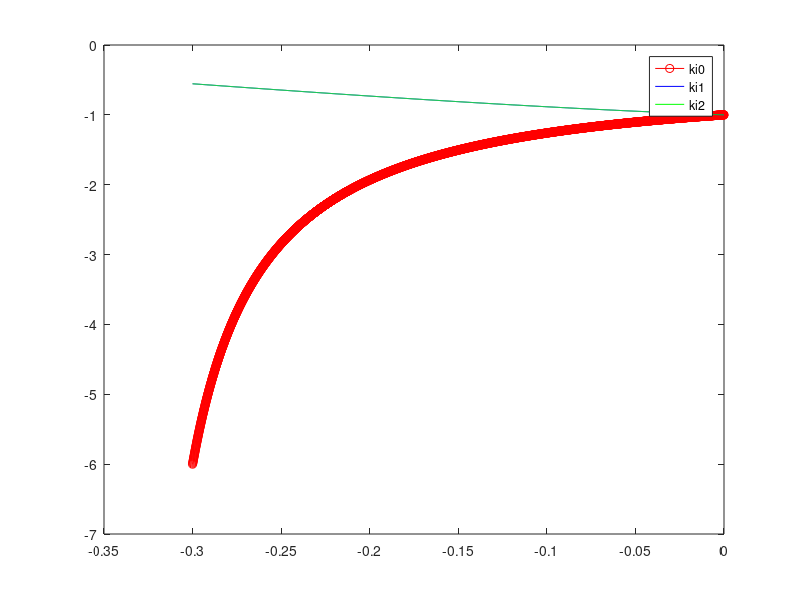

Here is the MATLAB script that generated this plot: (Note: this script raises an error after producing the figure.)
%%% This is comments. Please contact cnpcshangbo@gmail.com
%%%%%%%%%%%%%%%%%%%%%%%%%%%%%%%%%%%%%%%%%%%%%%%%%%%%%
%% The setting parameters.
lamda=-0.3:0.0001:-0;
k=1.0263;%plant parameters. p(s)=\frac{k}{\tau s+1}\frac{1}{s}
tao=0.71;%plant parameters
omega=2.51;%from IO bode plot.
phi=60/180*pi;%from IO bode plot.

%
ki0=tan(atan(1/omega/tao)-phi)./(omega.^(-lamda).*sin(pi*lamda/2)-omega.^(-lamda).*cos(pi*lamda/2)*tan(atan(1/omega/tao)-phi));
%from one equation

% A fomula for the relationship between ki and lamda.
a=tao*omega.^(-2*lamda);
b=-lamda.*sin(pi*lamda/2).*omega.^(-lamda-1)*(omega^2*tao^2+1)+2*tao*omega.^(-lamda).*cos(pi*lamda/2);
c=tao;

ki1=(-b+(b.^2-4*a*c).^0.5)./(2*a);
ki2=(-b-(b.^2-4*a*c).^0.5)./(2*a);
%another equation

figure(1)
plot(lamda, ki0,'or-',lamda, ki1,'b-', lamda, ki2,'g-')
legend('ki0','ki1','ki2')
%%%%%%%%%%%%%%%%%%%%%%%%%%%%%%%%%%%%%%%%%%%%%%%%%%%%%%%
%\lambda=-0.9855;ki2=0.2431
%% solution 1
%lamda=1.818; % get lamda
lamda=-0.9311;
a=tao*omega.^(-2*lamda);
b=-lamda.*sin(pi*lamda/2).*omega.^(-lamda-1)*(omega^2*tao^2+1)+2*tao*omega.^(-lamda).*cos(pi*lamda/2);
c=tao;
ki1=(-b+(b.^2-4*a*c).^0.5)./(2*a);
ki1=0.4302;
disp('ki1:');
disp(ki1);

%% verify the controller 1
ki=ki1;
s=fotf('s');
Jomega=((1+ki*omega.^(-lamda).*cos(pi*lamda/2))^2+(ki*omega.^(-lamda).*sin(pi*lamda/2))^2)^0.5;
kp=omega*(tao^2*omega^2+1)^0.5/Jomega/k; %kp %
disp('kp for ki1:');disp(kp);
c_tf=kp*(1+ki/s^lamda);
p_tf=k/(tao*s+1)/s;
sys_tf=c_tf*p_tf;
figure(2)
bode(sys_tf);
grid on

%% 2
lamda=-0.9855;
a=tao*omega.^(-2*lamda);
b=-lamda.*sin(pi*lamda/2).*omega.^(-lamda-1)*(omega^2*tao^2+1)+2*tao*omega.^(-lamda).*cos(pi*lamda/2);
c=tao;
ki2=(-b-(b.^2-4*a*c).^0.5)./(2*a); %ki
disp('ki2:');disp(ki2);

%% verify the controller 2
ki=ki2;
s=fotf('s');
Jomega=((1+ki*omega.^(-lamda).*cos(pi*lamda/2))^2+(ki*omega.^(-lamda).*sin(pi*lamda/2))^2)^0.5;
kp=omega*(tao^2*omega^2+1)^0.5/Jomega/k; %kp %
disp('kp for ki2:');disp(kp);
c_tf=kp*(1+ki/s^lamda);
p_tf=k/(tao*s+1)/s;
sys_tf=c_tf*p_tf;
figure(3);
bode(sys_tf);
grid on

% %%
% lamda=1.3922;
% a=tao*omega.^(-2*lamda);
% b=-lamda.*sin(pi*lamda/2).*omega.^(-lamda-1)*(omega^2*tao^2+1)+2*tao*omega.^(-lamda).*cos(pi*lamda/2);
% c=tao;
% ki1=(-b+(b.^2-4*a*c).^0.5)./(2*a); %ki
% disp(ki1);
% 
% %% verify the controller 3
% ki=ki1;
% s=fotf('s');
% Jomega=((1+ki*omega.^(-lamda).*cos(pi*lamda/2))^2+(ki*omega.^(-lamda).*sin(pi*lamda/2))^2)^0.5;
% kp=omega*(tao^2*omega^2+1)^0.5/Jomega/k; %kp %
% c_tf=kp*(1+ki/s^lamda);
% p_tf=k/(tao*s+1)/s;
% sys_tf=c_tf*p_tf;
% 
% figure();
% bode(sys_tf);
